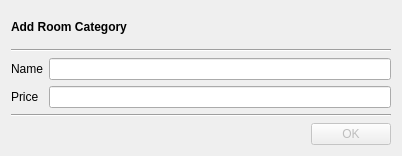
<?xml version="1.0" encoding="UTF-8"?>
<ui version="4.0">
 <class>editAddRoomCat</class>
 <widget class="QDialog" name="editAddRoomCat">
  <property name="geometry">
   <rect>
    <x>0</x>
    <y>0</y>
    <width>402</width>
    <height>156</height>
   </rect>
  </property>
  <property name="windowTitle">
   <string>Add Room Category</string>
  </property>
  <layout class="QGridLayout" name="gridLayout">
   <item row="0" column="0">
    <widget class="QLabel" name="label">
     <property name="text">
      <string>&lt;b&gt;Add Room Category&lt;/b&gt;</string>
     </property>
    </widget>
   </item>
   <item row="1" column="0">
    <widget class="Line" name="line">
     <property name="orientation">
      <enum>Qt::Horizontal</enum>
     </property>
    </widget>
   </item>
   <item row="2" column="0">
    <layout class="QFormLayout" name="formLayout">
     <item row="0" column="0">
      <widget class="QLabel" name="label_2">
       <property name="text">
        <string>Name</string>
       </property>
      </widget>
     </item>
     <item row="0" column="1">
      <widget class="QLineEdit" name="name"/>
     </item>
     <item row="1" column="0">
      <widget class="QLabel" name="label_3">
       <property name="text">
        <string>Price</string>
       </property>
      </widget>
     </item>
     <item row="1" column="1">
      <widget class="QLineEdit" name="price"/>
     </item>
    </layout>
   </item>
   <item row="3" column="0">
    <widget class="Line" name="line_2">
     <property name="orientation">
      <enum>Qt::Horizontal</enum>
     </property>
    </widget>
   </item>
   <item row="4" column="0">
    <layout class="QHBoxLayout" name="horizontalLayout">
     <item>
      <spacer name="horizontalSpacer">
       <property name="orientation">
        <enum>Qt::Horizontal</enum>
       </property>
       <property name="sizeHint" stdset="0">
        <size>
         <width>40</width>
         <height>20</height>
        </size>
       </property>
      </spacer>
     </item>
     <item>
      <widget class="QPushButton" name="okButton">
       <property name="enabled">
        <bool>false</bool>
       </property>
       <property name="text">
        <string>OK</string>
       </property>
      </widget>
     </item>
    </layout>
   </item>
  </layout>
 </widget>
 <resources/>
 <connections/>
</ui>
